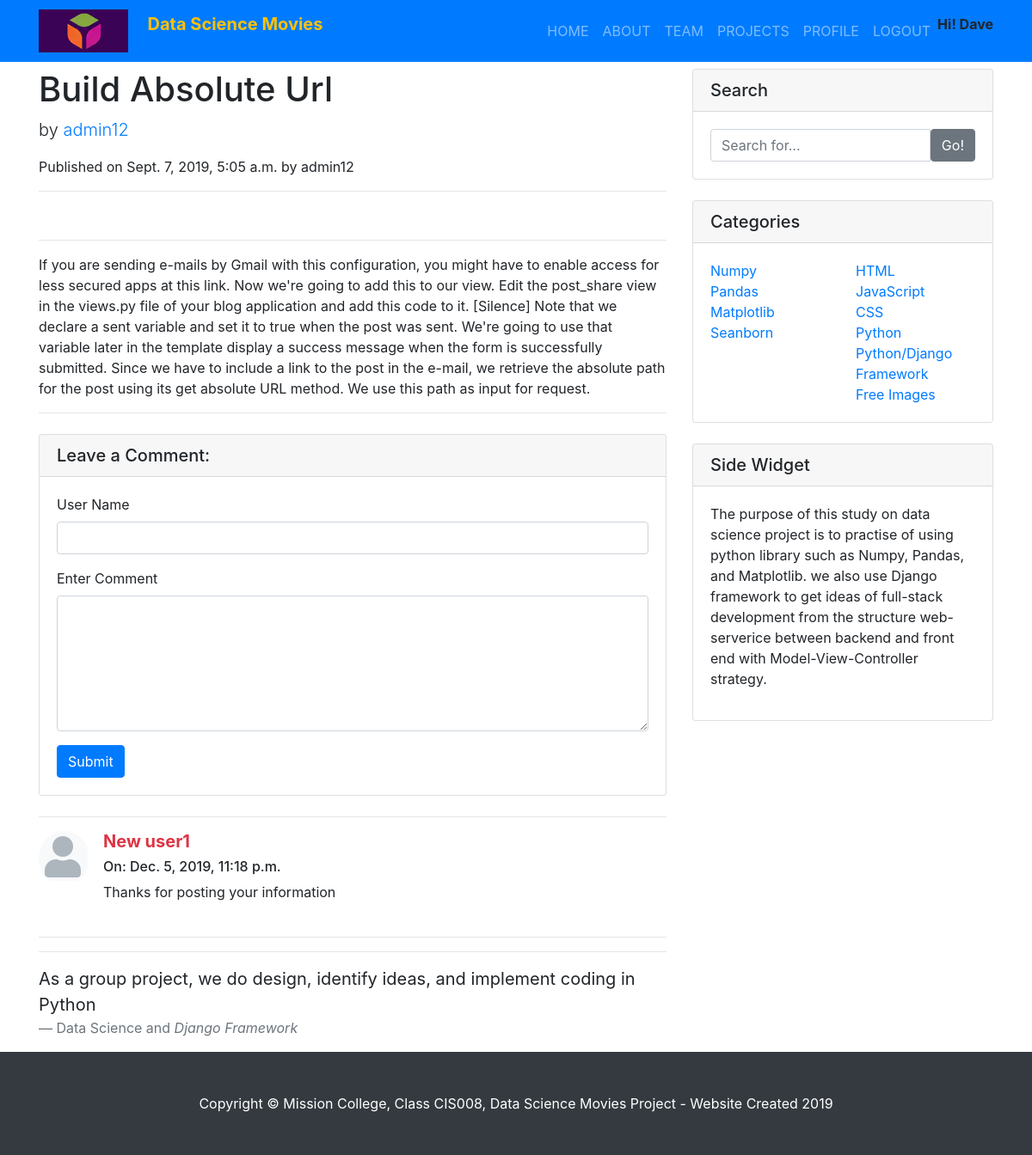
The page /blog/build_absolute/ (signed in) on the database its author committed.
### blog/models.py (models this page shows, shortened)
class Post(models.Model):
	STATUS_CHOICES = (
	   ('draft','Draft'),
	   ('published','Published'),
	)
	title = models.CharField(max_length=250)
	slug = models.SlugField(max_length=250, unique_for_date='publish')
	author = models.ForeignKey(User,default=1, on_delete=models.CASCADE, related_name='blog_posts')
	image   = models.ImageField(upload_to='images/', blank=True, null=True)
	body = models.TextField()
	publish = models.DateTimeField(default=timezone.now)
	created = models.DateTimeField(auto_now_add=True)
	updated = models.DateTimeField(auto_now=True)
	status = models.CharField(max_length=10, choices=STATUS_CHOICES, default='draft')
	class Meta:
		ordering = ('-publish',)

class Comment(models.Model):
    post = models.ForeignKey(Post, on_delete=models.CASCADE, related_name='comments')
    author = models.CharField(max_length=200)
    comment_text = models.TextField(max_length=1000, help_text="Enter comment about blog here.")
    created_date = models.DateTimeField(default=timezone.now)
    approved_comment = models.BooleanField(default=False)

### blog/views.py (the view, shortened to what this page needs)
# urls.py: path('<str:slug>/', blog_views.blog_post_detail_view, name='third_detail'),
def blog_post_detail_view(request, slug):
	obj = get_object_or_404(Post, slug=slug)
	template_name = 'post/third_detail.html'
	comments = obj.comments.filter(approved_comment=True)
	context = {
		'post': obj,
		'comments': comments,
		}
	return render(request, template_name, context)

### templates/post/third_detail.html (shortened to what this page needs)
{% extends "base.html" %}
{% load static %}
{% block content %}
<br>
<h1>{{post.title}}</h1>
 <p class="lead"> by <a href="#">{{post.author}}</a> </p>
<p class="date">Published on {{post.publish}} by {{post.author}}</p>
<hr>
<hr>
<p>{{post.body}}</p>
<hr>
<div class="card my-4">
  {% if new_comment %}
  <h2>Your comment has been added.</h2>
  {% else %}
  <h5 class="card-header">Leave a Comment:</h5>
  <div class="card-body">
    <form action="." method="POST">
      <div class="form-group">
        <label for="id_subject">User Name</label>
      <input type="text" class="form-control" id="id_author" name="author">
    </div>
    <div class="form-group">
      <label for="id_subject">Enter Comment</label>
        <textarea class="form-control" rows="6" name="comment_text" id="id_comment_text"></textarea>
      </div>
      <button type="submit" class="btn btn-primary">Submit</button>
    </form>
  </div>
  {% endif %}
</div>
{% for comment in post.comments.all %}
<hr>
<div class="media mb-4">
  <img class="d-flex mr-3 rounded-circle" src="{% static 'images/user.png' %}" alt="">
  <div class="media-body">
    <h5 class="text-danger">  <strong>{{ comment.author }}</strong></h5>
    <h6>On: {{ comment.created_date }}</h6>
    <p>{{ comment.comment_text }}</p>
  </div>
</div>
{% endfor %}
{% endblock content %}

### templates/base.html (shortened to what this page needs)
{% load staticfiles %}
<!DOCTYPE html>
<html lang="en">
<head>
  <link href="{% static 'vendor/bootstrap/css/bootstrap.min.css' %}" rel="stylesheet">
  <link href="{% static 'css/blog-post.css' %}" rel="stylesheet">
</head>
<body>
  <nav class="navbar navbar-expand-lg navbar-dark bg-primary fixed-top">
    <div class="container">
      <a class="logo pull-left" href="/"><img src="{% static 'images/logo.png' %}">  </a>
      <a class="navbar-brand" href="/" ><p class="text-warning">&nbsp &nbsp <strong>Data Science Movies</strong></p></a>
      <div class="collapse navbar-collapse" id="navbarResponsive">
        <ul class="navbar-nav ml-auto">
          <li class="nav-item {% if page_title == 'Home' %} active{% endif %}">
            <a class="nav-link" href="/">HOME  </a>
          </li>
          <li class="nav-item {% if page_title == 'About' %} active{% endif %}">
            <a class="nav-link" href="/about/">ABOUT</a>
          </li>
          <li class="nav-item {% if page_title == 'Team' %} active{% endif %}" >
            <a class="nav-link" href="/about/team/">TEAM</a>
          </li>
          <li class="nav-item {% if page_title == 'Projects' %} active{% endif %}">
            <a class="nav-link" href="/about/projects">PROJECTS</a>
          </li>
           {% if request.user.is_authenticated %}
           <li>
             <a class="nav-link"  href="{% url "dashboard" %}">PROFILE</a>
           </li>
           <li >
             <a class="nav-link" href="{% url "logout" %}">LOGOUT</a>
           </li>
           <li><b> Hi! {{ request.user.first_name }}</b></li>
           {% endif %}
        </ul>
      </div>
    </div>
  </nav>
  <div class="container">
    <div class="row">
		<div class="col-lg-8">
      {% block content %}
      {% endblock content %}
      <hr>
      <hr>
        <blockquote class="blockquote">
          <p class="mb-0">As a group project, we do design, identify ideas, and implement coding in Python</p>
          <footer class="blockquote-footer">Data Science and
            <cite title="Source Title">Django Framework</cite>
          </footer>
        </blockquote>
      </div>
      <div class="col-md-4">
        <form method="get" name="searchform" action="https://www.google.com/search" target="_blank" novalidate="">
        <div class="card my-4">
          <h5 class="card-header">Search</h5>
          <div class="card-body">
            <div class="input-group">
              <input autocomplete="on" type="text" name="q"  class="form-control search" placeholder="Search for...">
              <span class="input-group-btn">
                <button class="btn btn-secondary" type="button">Go!</button>
              </span>
            </div>
          </div>
        </div>
        </form>
        <div class="card my-4">
          <h5 class="card-header">Categories</h5>
          <div class="card-body">
            <div class="row">
              <div class="col-lg-6">
                <ul class="list-unstyled mb-0">
                    <li><a href="https://www.tutorialspoint.com/numpy/index.htm">Numpy</a></li>
                    <li><a href="https://www.tutorialspoint.com/python_pandas/index.htm">Pandas</a></li>
                    <li><a href="https://www.tutorialspoint.com/matplotlib/index.htm">Matplotlib</a></li>
                    <li><a href="https://www.tutorialspoint.com/seaborn/index.htm">Seanborn</a></li>
                </ul>
              </div>
              <div class="col-lg-6">
                <ul class="list-unstyled mb-0">
                  <li><a href="https://www.w3schools.com/html/html_entities.asp">HTML</a></li>
                  <li><a href="https://www.w3schools.com/js/default.asp">JavaScript</a></li>
                  <li><a href="https://www.w3schools.com/css/default.asp">CSS</a></li>
                  <li><a href="https://awesome-python.com/">Python</a></li>
                  <li><a href="https://tutorial.djangogirls.org/en/">Python/Django Framework</a></li>
                  <li><a href="https://www.shutterstock.com/">Free Images</a></li>
                </ul>
              </div>
            </div>
          </div>
        </div>
        <div class="card my-4">
          <h5 class="card-header">Side Widget</h5>
          <div class="card-body">
            <p>The purpose of this study on data science project is to practise of using python library such as Numpy,
               Pandas, and Matplotlib. we also use Django framework to get ideas of full-stack development from
               the structure web-serverice between backend and front end with Model-View-Controller strategy.
          </div>
        </div>
      </div>
    </div>
  </div>
  <footer class="py-5 bg-dark">
    <div class="container">
      <p class="m-0 text-center text-white">Copyright &copy; Mission College, Class CIS008, Data Science Movies Project - Website Created 2019</p>
    </div>
  </footer>
</body>
</html>

### blog/static/css/blog-post.css (style rules this page uses)
body { padding-top: 56px; }

### rows shown on the page
Post: title "Build Absolute Url", author "admin12", publish "Sept. 7, 2019, 5:05 a.m.", body "If you are sending e-mails by Gmail with this configuration, you might have to enable access for less secured apps at this link. Now we're going to add this to our view. Edit the post_share view in the views.py file of your blog application and add this code to it. [Silence] Note that we declare a sent variable and set it to true when the post was sent. We're going to use that variable later in the template display a success message when the form is successfully submitted. Since we have to include a link to the post in the e-mail, we retrieve the absolute path for the post using its get absolute URL method. We use this path as input for request."
Comment: author "New user1", created_date "Dec. 5, 2019, 11:18 p.m.", comment_text "Thanks for posting your information"

### other values the page prints
{{ request.user.first_name }} "Dave"
